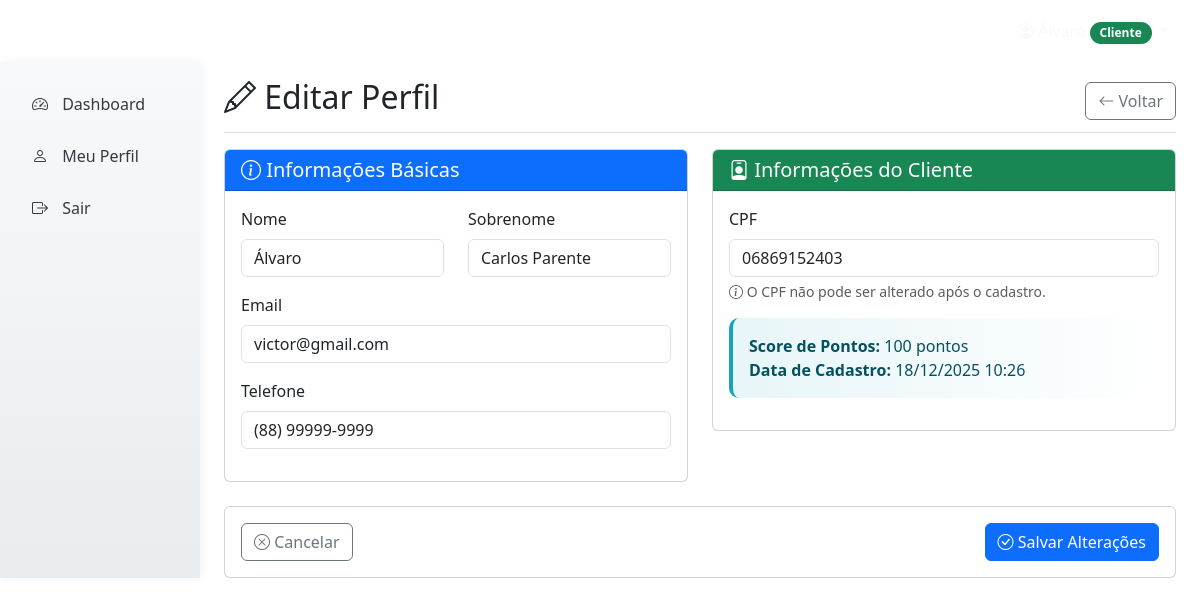
The app's page /perfil/editar/ (signed in) with its own data.
### usuarios/models.py (models this page shows, shortened)
class Usuario(AbstractUser):
    TIPO_USUARIO_CHOICES = [
        ('cliente', 'Cliente'),
        ('gerente', 'Gerente'),
    ]
    tipo_usuario = models.CharField(
        max_length=10,
        choices=TIPO_USUARIO_CHOICES,
        default='cliente'
    )
    telefone = models.CharField(
        max_length=15,
        blank=True,
        null=True,
        validators=[RegexValidator(r'^\+?1?\d{9,15}$')]
    )

class Cliente(models.Model):
    usuario = models.OneToOneField(Usuario, on_delete=models.CASCADE, primary_key=True)
    cpf = models.CharField(
        max_length=11,
        unique=True,
        validators=[RegexValidator(r'^\d{11}$', message='CPF deve conter 11 dígitos')]
    )
    score_pontos = models.IntegerField(default=0)
    saldo = models.DecimalField(max_digits=10, decimal_places=2, default=1000.00)
    limite_credito = models.DecimalField(max_digits=10, decimal_places=2, default=0.00)
    limite_credito_aprovado = models.BooleanField(default=False)
    data_cadastro = models.DateTimeField(auto_now_add=True)
    class Meta:
        verbose_name = 'Cliente'
        verbose_name_plural = 'Clientes'

### usuarios/views.py (the view)
# urls.py: path('perfil/editar/', views.perfil_editar, name='perfil_editar'),
@login_required
@csrf_protect
def perfil_editar(request):
    from .forms import PerfilUsuarioForm, PerfilClienteForm, PerfilGerenteForm
    try:
        if request.user.tipo_usuario == 'cliente':
            cliente = Cliente.objects.get(usuario=request.user)
            perfil_especifico = cliente
            PerfilEspecificoForm = PerfilClienteForm
        elif request.user.tipo_usuario == 'gerente':
            gerente = Gerente.objects.get(usuario=request.user)
            perfil_especifico = gerente
            PerfilEspecificoForm = PerfilGerenteForm
        else:
            messages.error(request, 'Tipo de usuário não reconhecido.')
            return redirect('usuarios:login')
    except (Cliente.DoesNotExist, Gerente.DoesNotExist):
        messages.error(request, 'Perfil não encontrado.')
        return redirect('usuarios:login')
    if request.method == 'POST':
        form_usuario = PerfilUsuarioForm(request.POST, instance=request.user)
        form_especifico = PerfilEspecificoForm(request.POST, instance=perfil_especifico)
        if form_usuario.is_valid() and form_especifico.is_valid():
            form_usuario.save()
            form_especifico.save()
            messages.success(request, 'Perfil atualizado com sucesso!')
            return redirect('usuarios:perfil')
    else:
        form_usuario = PerfilUsuarioForm(instance=request.user)
        form_especifico = PerfilEspecificoForm(instance=perfil_especifico)
    context = {
        'form_usuario': form_usuario,
        'form_especifico': form_especifico,
        'usuario': request.user,
        'perfil_especifico': perfil_especifico,
        'tipo_usuario': request.user.tipo_usuario,
    }
    return render(request, 'usuarios/perfil_editar.html', context)

### usuarios/forms.py (shortened to what this page needs)
class PerfilUsuarioForm(forms.ModelForm):
    class Meta:
        model = User
        fields = ['first_name', 'last_name', 'email', 'telefone']
        labels = {
            'first_name': 'Nome',
            'last_name': 'Sobrenome',
            'email': 'Email',
            'telefone': 'Telefone',
        }
        widgets = {
            'first_name': forms.TextInput(attrs={
                'class': 'form-control',
                'placeholder': 'Digite seu nome'
            }),
            'last_name': forms.TextInput(attrs={
                'class': 'form-control',
                'placeholder': 'Digite seu sobrenome'
            }),
            'email': forms.EmailInput(attrs={
                'class': 'form-control',
                'placeholder': 'seuemail@exemplo.com'
            }),
            'telefone': forms.TextInput(attrs={
                'class': 'form-control',
                'placeholder': '(11) 99999-9999'
            }),
        }

class PerfilClienteForm(forms.ModelForm):
    class Meta:
        model = Cliente
        fields = ['cpf']
        labels = {
            'cpf': 'CPF',
        }
        widgets = {
            'cpf': forms.TextInput(attrs={
                'class': 'form-control',
                'placeholder': '00000000000',
                'readonly': True,  # CPF não deve ser editável após cadastro
            }),
        }

### usuarios/templates/usuarios/perfil_editar.html (shortened to what this page needs)
{% extends "usuarios/base.html" %}
{% block content %}
<div class="container-fluid h-100">
    <div class="row h-100">
        <div class="col-md-3 col-lg-2 sidebar bg-dark">
            <div class="position-sticky pt-3">
                <ul class="nav flex-column">
                    {% if tipo_usuario == 'cliente' %}
                        <li class="nav-item">
                            <a class="nav-link" href="{% url 'usuarios:dashboard_cliente' %}">
                                <i class="bi bi-speedometer2"></i> Dashboard
                            </a>
                        </li>
                    {% elif tipo_usuario == 'gerente' %}
                        <li class="nav-item">
                            <a class="nav-link" href="{% url 'usuarios:dashboard_gerente' %}">
                                <i class="bi bi-speedometer2"></i> Dashboard
                            </a>
                        </li>
                    {% endif %}
                    <li class="nav-item">
                        <a class="nav-link" href="{% url 'usuarios:perfil' %}">
                            <i class="bi bi-person"></i> Meu Perfil
                        </a>
                    </li>
                    <li class="nav-item">
                        <a class="nav-link" href="#" onclick="GalaxyBank.logout(); return false;">
                            <i class="bi bi-box-arrow-right"></i> Sair
                        </a>
                    </li>
                </ul>
            </div>
        </div>
        <main class="col-md-9 ms-sm-auto col-lg-10 px-md-4">
            <div class="d-flex justify-content-between flex-wrap flex-md-nowrap align-items-center pt-3 pb-2 mb-3 border-bottom">
                <h1 class="h2">
                    <i class="bi bi-pencil"></i> Editar Perfil
                </h1>
                <div class="btn-toolbar mb-2 mb-md-0">
                    <a href="{% url 'usuarios:perfil' %}" class="btn btn-outline-secondary">
                        <i class="bi bi-arrow-left"></i> Voltar
                    </a>
                </div>
            </div>
            <form method="post" novalidate>
                <div class="row">
                    <div class="col-lg-6 mb-4">
                        <div class="card">
                            <div class="card-header bg-primary text-white">
                                <h5 class="card-title mb-0">
                                    <i class="bi bi-info-circle"></i> Informações Básicas
                                </h5>
                            </div>
                            <div class="card-body">
                                <div class="row">
                                    <div class="col-md-6 mb-3">
                                        <label for="{{ form_usuario.first_name.id_for_label }}" class="form-label">
                                            {{ form_usuario.first_name.label }}
                                        </label>
                                        {{ form_usuario.first_name }}
                                    </div>
                                    <div class="col-md-6 mb-3">
                                        <label for="{{ form_usuario.last_name.id_for_label }}" class="form-label">
                                            {{ form_usuario.last_name.label }}
                                        </label>
                                        {{ form_usuario.last_name }}
                                    </div>
                                </div>
                                <div class="mb-3">
                                    <label for="{{ form_usuario.email.id_for_label }}" class="form-label">
                                        {{ form_usuario.email.label }}
                                    </label>
                                    {{ form_usuario.email }}
                                </div>
                                <div class="mb-3">
                                    <label for="{{ form_usuario.telefone.id_for_label }}" class="form-label">
                                        {{ form_usuario.telefone.label }}
                                    </label>
                                    {{ form_usuario.telefone }}
                                </div>
                            </div>
                        </div>
                    </div>
                    <div class="col-lg-6 mb-4">
                        <div class="card">
                            {% if tipo_usuario == 'cliente' %}
                            <div class="card-header bg-success text-white">
                                <h5 class="card-title mb-0">
                                    <i class="bi bi-person-badge"></i> Informações do Cliente
                                </h5>
                            </div>
                            <div class="card-body">
                                <div class="mb-3">
                                    <label for="{{ form_especifico.cpf.id_for_label }}" class="form-label">
                                        {{ form_especifico.cpf.label }}
                                    </label>
                                    {{ form_especifico.cpf }}
                                    <div class="form-text">
                                        <i class="bi bi-info-circle"></i> O CPF não pode ser alterado após o cadastro.
                                    </div>
                                </div>
                                <div class="alert alert-info">
                                    <strong>Score de Pontos:</strong> {{ perfil_especifico.score_pontos }} pontos<br>
                                    <strong>Data de Cadastro:</strong> {{ perfil_especifico.data_cadastro|date:"d/m/Y H:i" }}
                                </div>
                            </div>
                            {% endif %}
                        </div>
                    </div>
                </div>
                <div class="row">
                    <div class="col-12">
                        <div class="card">
                            <div class="card-body">
                                <div class="d-flex justify-content-between">
                                    <a href="{% url 'usuarios:perfil' %}" class="btn btn-outline-secondary">
                                        <i class="bi bi-x-circle"></i> Cancelar
                                    </a>
                                    <button type="submit" class="btn btn-primary">
                                        <i class="bi bi-check-circle"></i> Salvar Alterações
                                    </button>
                                </div>
                            </div>
                        </div>
                    </div>
                </div>
            </form>
        </main>
    </div>
</div>
{% endblock %}

### usuarios/templates/usuarios/base.html (shortened to what this page needs)
<!DOCTYPE html>
<html lang="pt-br">
<head>
    <link href="https://cdn.jsdelivr.net/npm/bootstrap@5.3.2/dist/css/bootstrap.min.css" rel="stylesheet">
    <link href="https://cdn.jsdelivr.net/npm/bootstrap-icons@1.11.1/font/bootstrap-icons.css" rel="stylesheet">
    {% load static %}
    {% now "U" as timestamp %}
    <link href="{% static 'css/galaxy-bank.css' %}?v={{ timestamp }}" rel="stylesheet">
</head>
<body>
    <nav class="navbar navbar-expand-lg navbar-dark">
        <div class="container-fluid px-4">
            <a class="navbar-brand" href="/">
                <i class="bi bi-stars"></i>
                <span>Galaxy Bank</span>
            </a>
            {% if user.is_authenticated %}
            <div class="navbar-nav ms-auto">
                <div class="nav-item dropdown">
                    <a class="nav-link dropdown-toggle text-light" href="#" role="button" data-bs-toggle="dropdown">
                        <i class="bi bi-person-circle"></i>
                        {% if user.tipo_usuario == 'cliente' %}
                            <span class="badge bg-success">{{ user.get_tipo_usuario_display }}</span>
                        {% elif user.tipo_usuario == 'gerente' %}
                            <span class="badge bg-warning">{{ user.get_tipo_usuario_display }}</span>
                        {% else %}
                            <span class="badge bg-info">{{ user.get_tipo_usuario_display }}</span>
                        {% endif %}
                    </a>
                </div>
            </div>
            {% endif %}
        </div>
    </nav>
    <div class="container-fluid p-0">
        {% block content %}{% endblock %}
    </div>
</body>
</html>

### static/css/galaxy-bank.css (style rules this page uses)
:root { --galaxy-primary: #6f42c1; --galaxy-secondary: #0d6efd; --galaxy-gradient: linear-gradient(45deg, var(--galaxy-primary), var(--galaxy-secondary)); --galaxy-dark: #343a40; --galaxy-light: #f8f9fa; }
.animate-fadein { animation: fadeInUp 0.6s ease-out; }
.sidebar { background: linear-gradient(180deg, #f8f9fa 0%, #e9ecef 100%); box-shadow: 2px 0 10px rgba(0,0,0,0.05); }
.sidebar .nav-link { color: var(--galaxy-dark); padding: 12px 20px; border-radius: 8px; margin: 2px 0; transition: all 0.3s ease; }
.sidebar .nav-link i { margin-right: 10px; width: 20px; text-align: center; }
.navbar-brand { font-size: 1.5rem; font-weight: 700; }
.alert { border: none; border-radius: 10px; border-left: 4px solid; }
.alert-info { border-left-color: #17a2b8; background: linear-gradient(90deg, rgba(23, 162, 184, 0.1), transparent); }
.badge { font-size: 0.75em; padding: 5px 10px; border-radius: 15px; }

### records on screen
Usuario: tipo_usuario "Cliente", first_name "Álvaro", last_name "Carlos Parente", email "victor@gmail.com", telefone "(88) 99999-9999"
Cliente: cpf "06869152403", score_pontos "100", data_cadastro "18/12/2025 10:26"
